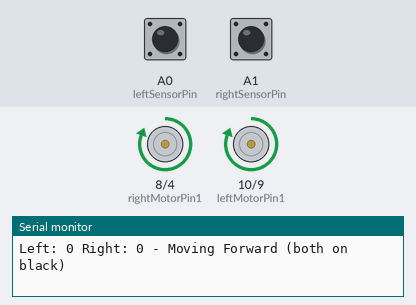
A sketch run on a simulated Arduino Uno, built with avr-gcc and run on an emulated ATmega328P. Shown: motor-driver pin pairs drawn as motors (green arrow = first pin HIGH = forward, orange = second pin HIGH = backward, longer = more drive), the last lines printed to the serial monitor. Inputs (shaded band) come from the test bench; at power-on: A0 (leftSensorPin) LOW, A1 (rightSensorPin) LOW.

Above: at 1.2 s.
1.3 s: A0 (leftSensorPin) driven HIGH
At 2.2 s:
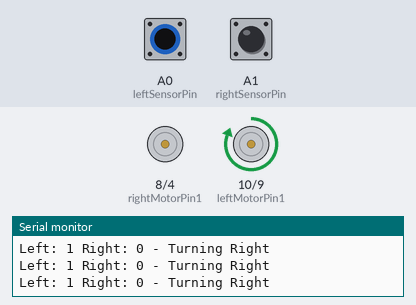
2.8 s: A1 (rightSensorPin) driven HIGH
At 4.1 s:
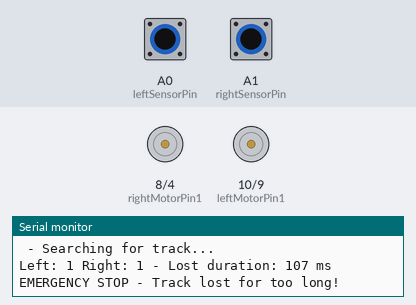
4.4 s: A0 (leftSensorPin) driven LOW
At 5.6 s:
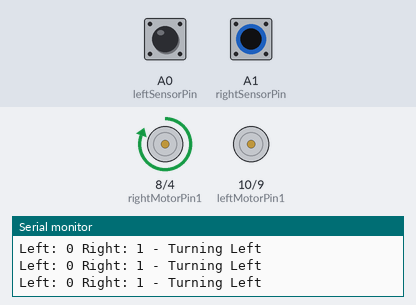
5.9 s: A1 (rightSensorPin) driven LOW
At 6.2 s:
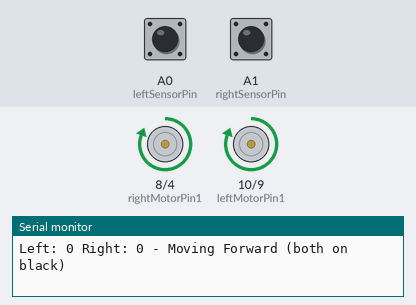
8.9 s: A0 (leftSensorPin) pulsed HIGH 2 times (0.12 s each, 0.3 s apart)
At 9.13 s:
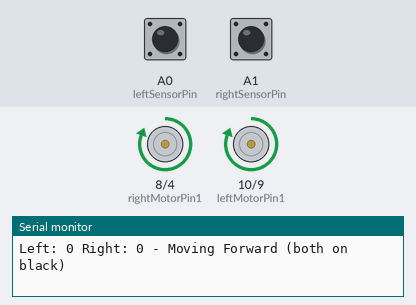
12.5 s: A1 (rightSensorPin) pulsed HIGH 5 times (0.12 s each, 0.3 s apart)
At 12.72 s:
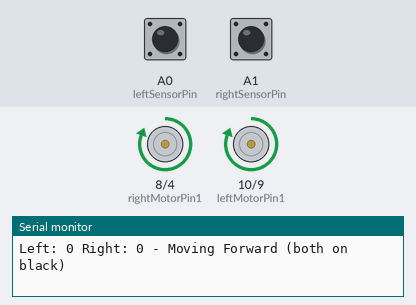
Timing chart, 0 to 15.5 s (numbered marks = the images above; inputs shaded):
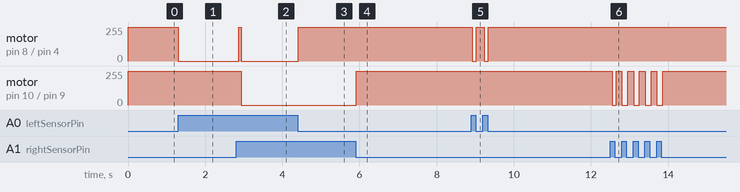

The sketch:

code2.ino
```cpp
// 电机引脚定义
const int leftMotorPin1 = 10;   // 左轮引脚1
const int leftMotorPin2 = 9;    // 左轮引脚2
const int rightMotorPin1 = 8;   // 右轮引脚1
const int rightMotorPin2 = 4;   // 右轮引脚2

// 传感器引脚定义（请根据实际连接修改）
const int leftSensorPin = A0;   // 左传感器引脚
const int rightSensorPin = A1;  // 右传感器引脚

// 变量定义
int leftSensorValue = 0;        // 左传感器值
int rightSensorValue = 0;       // 右传感器值

// 计时变量
unsigned long lostLineStartTime = 0;  // 开始丢失线路的时间
bool isTrackingLost = false;          // 是否丢失跟踪标志
const unsigned long LOST_TIME_THRESHOLD = 100;  // 丢失阈值0.1秒（100毫秒）

void setup() {
  // 设置电机引脚为输出
  pinMode(leftMotorPin1, OUTPUT);
  pinMode(leftMotorPin2, OUTPUT);
  pinMode(rightMotorPin1, OUTPUT);
  pinMode(rightMotorPin2, OUTPUT);

  // 设置传感器引脚为输入
  pinMode(leftSensorPin, INPUT);
  pinMode(rightSensorPin, INPUT);

  // 初始化串口通信（用于调试）
  Serial.begin(9600);
}

void loop() {
  // 读取传感器值
  leftSensorValue = digitalRead(leftSensorPin);
  rightSensorValue = digitalRead(rightSensorPin);

  // 调试输出
  Serial.print("Left: ");
  Serial.print(leftSensorValue);
  Serial.print(" Right: ");
  Serial.print(rightSensorValue);

  // 检查是否两个传感器都检测不到黑线（都在白线上）
  if (leftSensorValue == HIGH && rightSensorValue == HIGH) {
    // 如果是第一次检测到丢失线路，记录开始时间
    if (!isTrackingLost) {
      lostLineStartTime = millis();
      isTrackingLost = true;
      Serial.print(" - Lost track, starting timer: ");
      Serial.println(lostLineStartTime);
    } else {
      // 已经处于丢失状态，检查是否超过阈值
      unsigned long currentTime = millis();
      unsigned long lostDuration = currentTime - lostLineStartTime;

      Serial.print(" - Lost duration: ");
      Serial.print(lostDuration);
      Serial.println(" ms");

      // 如果丢失时间超过0.1秒，立即停止
      if (lostDuration >= LOST_TIME_THRESHOLD) {
        stopCar();
        Serial.println("EMERGENCY STOP - Track lost for too long!");

        // 保持停止状态，直到重新检测到线路
        while (digitalRead(leftSensorPin) == HIGH && digitalRead(rightSensorPin) == HIGH) {
          delay(10); // 短暂延迟，避免过于频繁检测
        }

        // 重置丢失标志
        isTrackingLost = false;
        Serial.println("Track found, resuming operation");
        return; // 退出本次循环，重新开始检测
      } else {
        // 还在阈值内，继续直行寻找线路
        moveForward();
        Serial.println(" - Searching for track...");
      }
    }
  } else {
    // 至少有一个传感器检测到黑线，重置丢失标志
    if (isTrackingLost) {
      isTrackingLost = false;
      Serial.println(" - Track found, resetting timer");
    }

    // 正常循迹逻辑
    // 情况1：两个传感器都检测到黑线（都低电平）- 直行
    if (leftSensorValue == LOW && rightSensorValue == LOW) {
      moveForward();
      Serial.println(" - Moving Forward (both on black)");
    }
    // 情况2：左传感器检测到黑线，右传感器在白线上 - 左转
    else if (leftSensorValue == LOW && rightSensorValue == HIGH) {
      turnLeft();
      Serial.println(" - Turning Left");
    }
    // 情况3：右传感器检测到黑线，左传感器在白线上 - 右转
    else if (leftSensorValue == HIGH && rightSensorValue == LOW) {
      turnRight();
      Serial.println(" - Turning Right");
    }
  }

  delay(50); // 短暂延迟，避免过于敏感
}

// 直行函数
void moveForward() {
  digitalWrite(leftMotorPin1, HIGH);
  digitalWrite(leftMotorPin2, LOW);
  digitalWrite(rightMotorPin1, HIGH);
  digitalWrite(rightMotorPin2, LOW);
}

// 左转函数
void turnLeft() {
  digitalWrite(leftMotorPin1, LOW);
  digitalWrite(leftMotorPin2, LOW);
  digitalWrite(rightMotorPin1, HIGH);
  digitalWrite(rightMotorPin2, LOW);
}

// 右转函数
void turnRight() {
  digitalWrite(leftMotorPin1, HIGH);
  digitalWrite(leftMotorPin2, LOW);
  digitalWrite(rightMotorPin1, LOW);
  digitalWrite(rightMotorPin2, LOW);
}

// 停止函数
void stopCar() {
  digitalWrite(leftMotorPin1, LOW);
  digitalWrite(leftMotorPin2, LOW);
  digitalWrite(rightMotorPin1, LOW);
  digitalWrite(rightMotorPin2, LOW);
}

// 后退函数（备用）
void moveBackward() {
  digitalWrite(leftMotorPin1, LOW);
  digitalWrite(leftMotorPin2, HIGH);
  digitalWrite(rightMotorPin1, LOW);
  digitalWrite(rightMotorPin2, HIGH);
}
```

Measured:
- after the input at 1.3 s, motor on pin 8 (rightMotorPin1) / pin 4 (rightMotorPin2): forward 255/255 → stopped at once
- after the input at 2.8 s, motor on pin 8 (rightMotorPin1) / pin 4 (rightMotorPin2): stopped → forward 255/255 after 0.07 s, → stopped 0.06 s later; motor on pin 10 (leftMotorPin1) / pin 9 (leftMotorPin2): forward 255/255 → stopped after 0.13 s
- after the input at 4.4 s, motor on pin 8 (rightMotorPin1) / pin 4 (rightMotorPin2): stopped → forward 255/255 at once
- after the input at 5.9 s, motor on pin 10 (leftMotorPin1) / pin 9 (leftMotorPin2): stopped → forward 255/255 at once
- after the input at 8.9 s, motor on pin 8 (rightMotorPin1) / pin 4 (rightMotorPin2): alternates forward 255/255 for 0.20 s and stopped for 0.10 s, 4 changes in all, then stays forward 255/255, starting at once
- after the input at 12.5 s, motor on pin 10 (leftMotorPin1) / pin 9 (leftMotorPin2): alternates forward 255/255 for 0.15 s and stopped for 0.15 s, 10 changes in all, then stays forward 255/255, starting after 0.05 s
